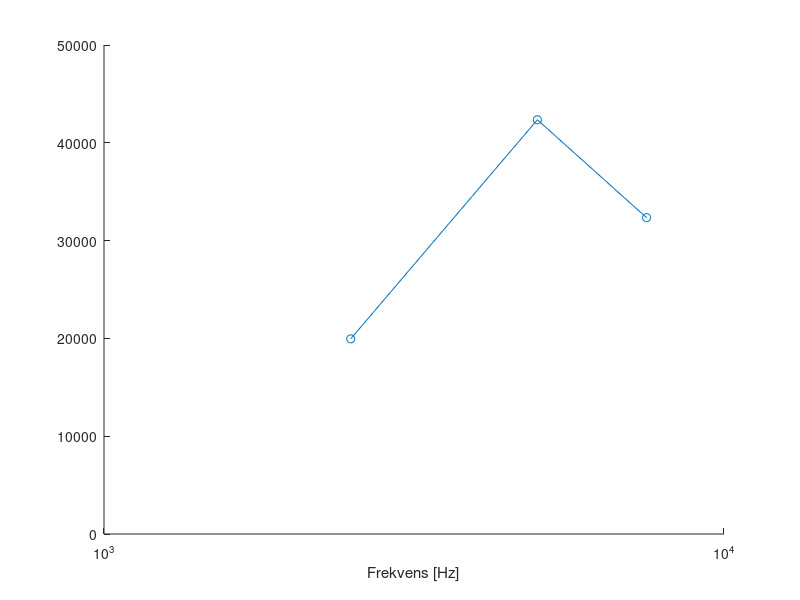

The MATLAB source for this figure:
clear;
fs = 10000
% InputArray = load('log2155input.txt');
N = 4
% calculatedCoeffs5k = [0 1183 5551 904];
calculatedCoeffs2k = [0 19953 42357 32346];
N_vek = (0:N - 1);
t_vek = N_vek ./ fs;

sampleResolution = fs/N;
bins = [0:N - 1]; % Antal fft_bins
freq = bins * sampleResolution; % Frekvensakse

% mean(InputArray)
% InputArray = InputArray - mean(InputArray);


% figure(1);clf;
% plot(t_vek*10e6, InputArray')
% xlabel('Tid [µs]');




% fftResult = fft(InputArray, N);
% aCoeffMatResult = abs(fftResult/N);

figure(4); clf;

hold
semilogx(freq, calculatedCoeffs2k, 'marker', 'o');
% semilogx(freq(1:0.5 * end), aCoeffMatResult(1:0.5 * end), 'marker', 'o');
xlabel('Frekvens [Hz]')



